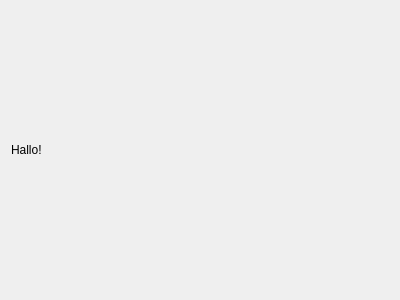
<?xml version="1.0" encoding="UTF-8"?>
<ui version="4.0">
 <class>WidgetDropBox</class>
 <widget class="QWidget" name="WidgetDropBox">
  <property name="geometry">
   <rect>
    <x>0</x>
    <y>0</y>
    <width>400</width>
    <height>300</height>
   </rect>
  </property>
  <property name="windowTitle">
   <string>Form</string>
  </property>
  <layout class="QVBoxLayout" name="verticalLayout">
   <item>
    <widget class="LabelDropBox" name="labelDropBox">
     <property name="text">
      <string>Hallo!</string>
     </property>
    </widget>
   </item>
  </layout>
 </widget>
 <customwidgets>
  <customwidget>
   <class>LabelDropBox</class>
   <extends>QLabel</extends>
   <header location="global">LabelDropBox.h</header>
  </customwidget>
 </customwidgets>
 <resources/>
 <connections/>
</ui>
